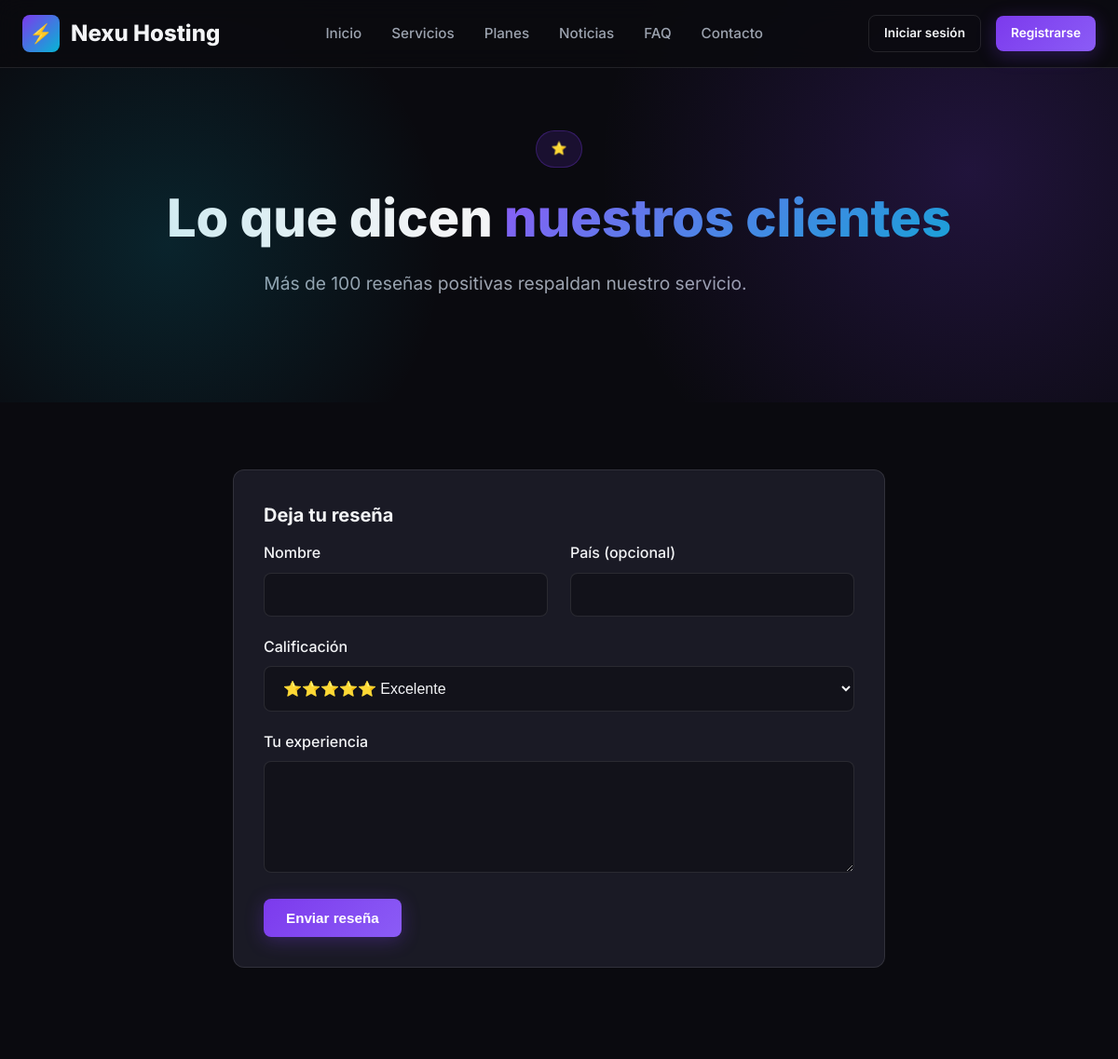
Before: /testimonios.php (upper part) with the older database file.
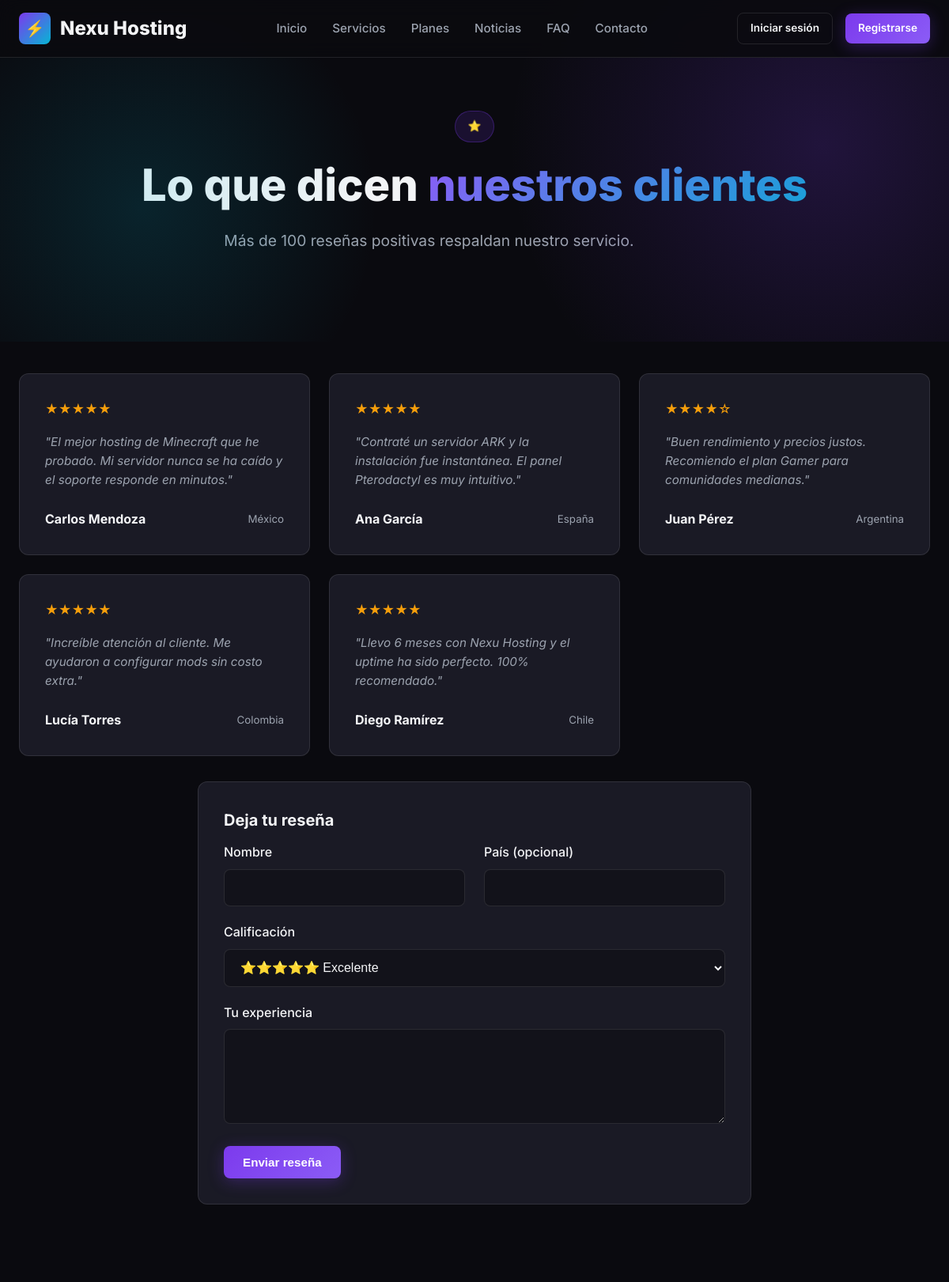
After: the same page with the newer database file.
### tables this page shows
CREATE TABLE IF NOT EXISTS testimonios (
    id INT AUTO_INCREMENT PRIMARY KEY,
    nombre VARCHAR(100) NOT NULL,
    pais VARCHAR(50) DEFAULT NULL,
    estrellas INT DEFAULT 5,
    comentario TEXT NOT NULL,
    aprobado TINYINT(1) DEFAULT 0,
    creado_en DATETIME DEFAULT CURRENT_TIMESTAMP
);

### testimonios.php (the view, shortened to what this page needs)
<?php
require_once 'includes/header.php';
$testimonios = obtenerTestimonios();
?>
<section class="hero" style="padding: 140px 0 80px;">
    <div class="container text-center">
        <span class="hero-badge">⭐</span>
        <h1>Lo que dicen <span>nuestros clientes</span></h1>
        <p class="text-muted">Más de 100 reseñas positivas respaldan nuestro servicio.</p>
    </div>
</section>
<section class="section" style="padding-top: 40px;">
    <div class="container">
        <div class="features-grid mb-4">
            <?php foreach ($testimonios as $testimonio): ?>
            <div class="card">
                <div style="margin-bottom: 1rem;">
                    <?php echo estrellasHtml($testimonio['estrellas']); ?>
                </div>
                <p class="text-muted mb-3" style="font-style: italic;">"<?php echo e($testimonio['comentario']); ?>"</p>
                <div class="flex justify-between" style="align-items: center;">
                    <strong><?php echo e($testimonio['nombre']); ?></strong>
                    <small class="text-muted"><?php echo e($testimonio['pais'] ?: 'Cliente'); ?></small>
                </div>
            </div>
            <?php endforeach; ?>
        </div>
        <div class="card" style="max-width: 700px; margin: 0 auto;">
            <h3>Deja tu reseña</h3>
            <form action="testimonios.php" method="POST">
                <div class="grid grid-2">
                    <div class="form-group">
                        <label>Nombre</label>
                        <input type="text" name="nombre" class="form-control" required>
                    </div>
                    <div class="form-group">
                        <label>País (opcional)</label>
                        <input type="text" name="pais" class="form-control">
                    </div>
                </div>
                <div class="form-group">
                    <label>Calificación</label>
                    <select name="estrellas" class="form-control">
                        <option value="5">⭐⭐⭐⭐⭐ Excelente</option>
                    </select>
                </div>
                <div class="form-group">
                    <label>Tu experiencia</label>
                    <textarea name="comentario" class="form-control" required></textarea>
                </div>
                <button type="submit" class="btn btn-primary">Enviar reseña</button>
            </form>
        </div>
    </div>
</section>
<?php require_once 'includes/footer.php'; ?>

### includes/funciones.php (shortened to what this page needs)
<?php
require_once __DIR__ . '/pagos.php';
function e($string) {
    return htmlspecialchars($string ?? '', ENT_QUOTES, 'UTF-8');
}
function obtenerTestimonios($limite = null) {
    global $pdo;
    $sql = "SELECT * FROM testimonios WHERE aprobado = 1 ORDER BY creado_en DESC";
    return $pdo->query($sql)->fetchAll();
}
function estrellasHtml($cantidad) {
    $html = '';
    for ($i = 1; $i <= 5; $i++) {
        $html .= $i <= $cantidad ? '★' : '☆';
    }
    return '<span style="color: var(--color-accent);">' . $html . '</span>';
}

Changed rows visible on the page:
added testimonios: html "★★★★★", comentario "El mejor hosting de Minecraft que he probado. Mi servidor nunca se ha caído y el soporte responde en minutos.", nombre "Carlos Mendoza", pais "México"
added testimonios: html "★★★★★", comentario "Contraté un servidor ARK y la instalación fue instantánea. El panel Pterodactyl es muy intuitivo.", nombre "Ana García", pais "España"
added testimonios: html "★★★★☆", comentario "Buen rendimiento y precios justos. Recomiendo el plan Gamer para comunidades medianas.", nombre "Juan Pérez", pais "Argentina"
added testimonios: html "★★★★★", comentario "Increíble atención al cliente. Me ayudaron a configurar mods sin costo extra.", nombre "Lucía Torres", pais "Colombia"
added testimonios: html "★★★★★", comentario "Llevo 6 meses con Nexu Hosting y el uptime ha sido perfecto. 100% recomendado.", nombre "Diego Ramírez", pais "Chile"
